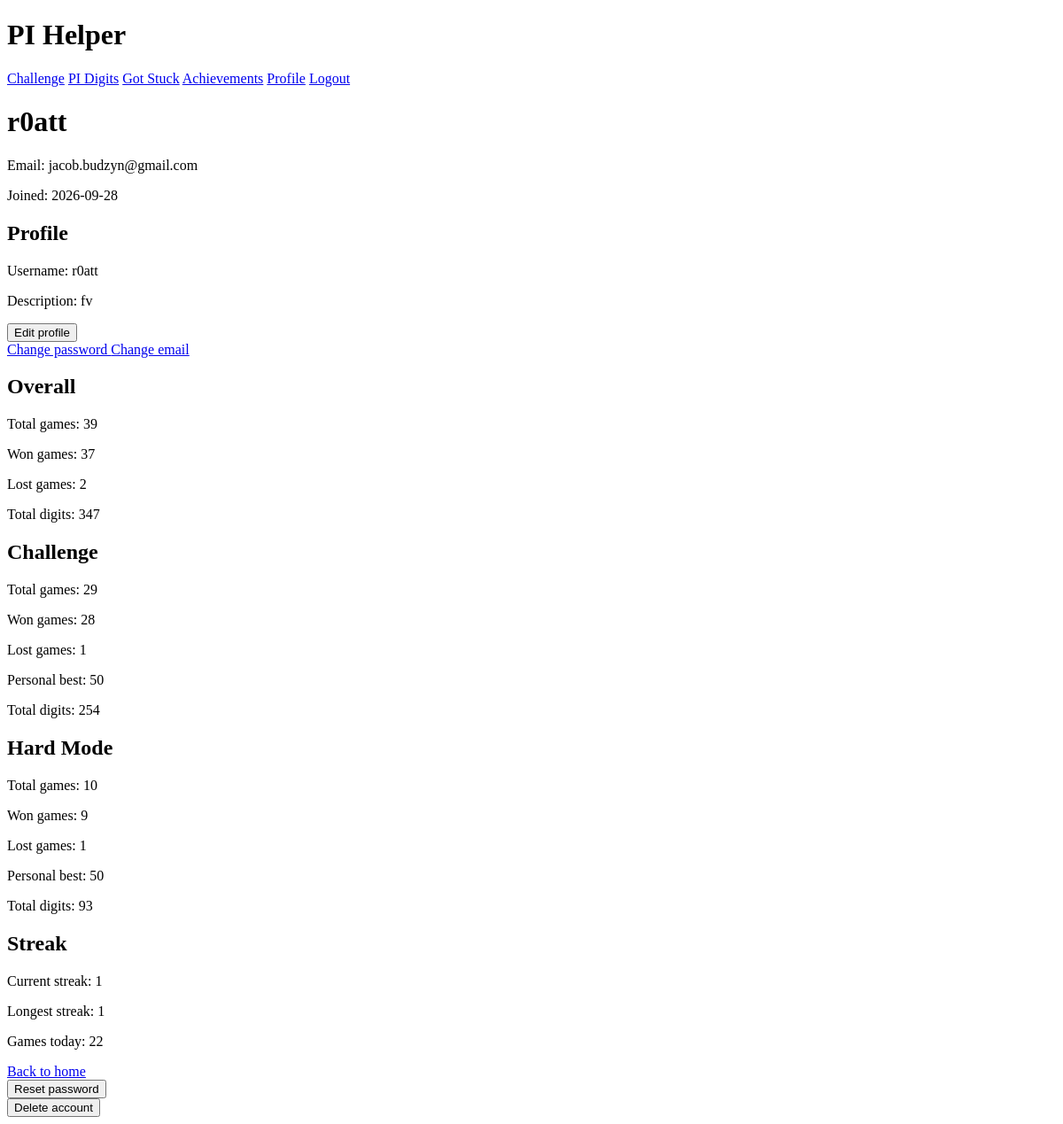
The page /accounts/profile/ (signed in) on the database as committed earlier.
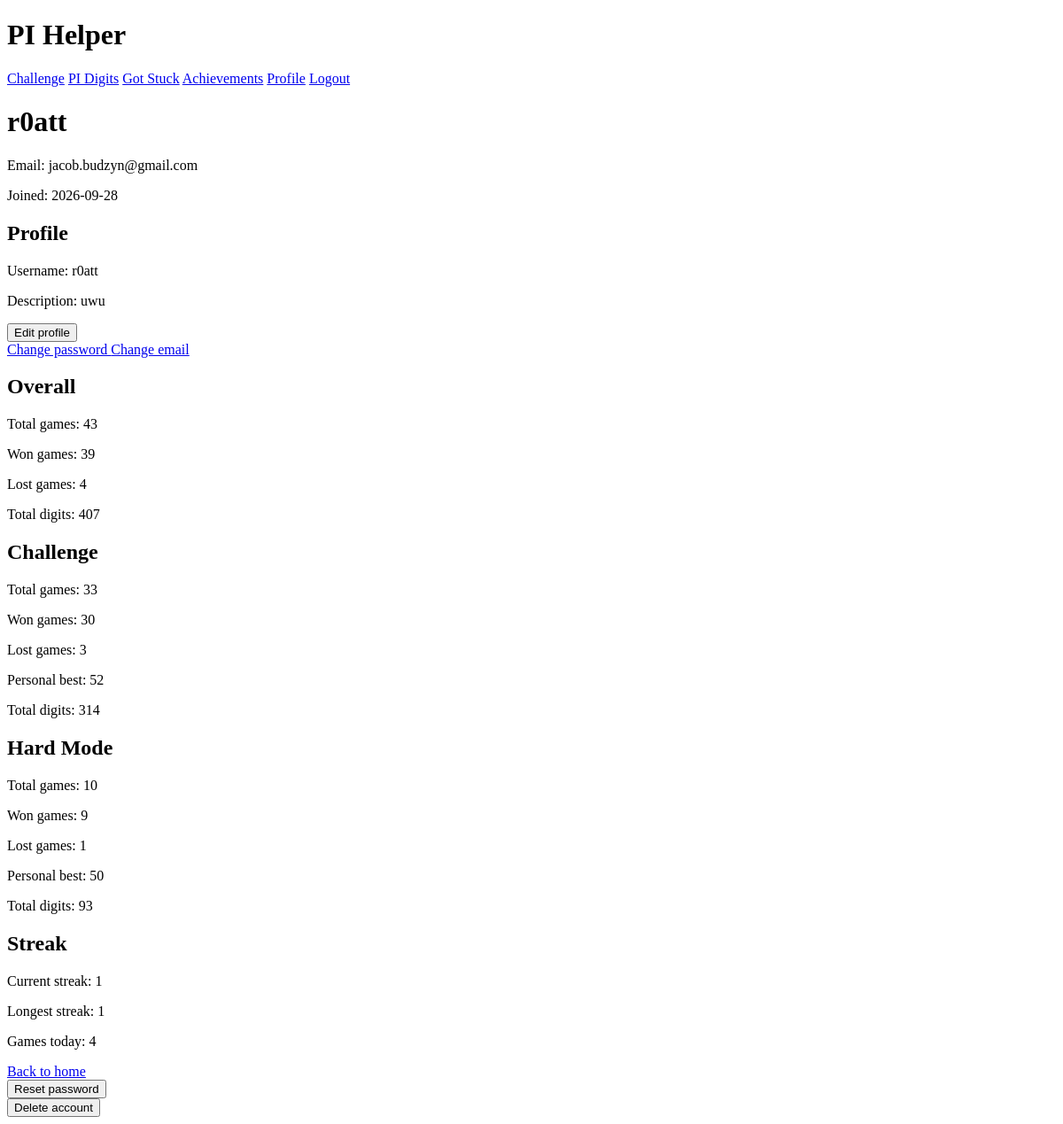
The same page on the database as committed later.
### accounts/models.py (models this page shows, shortened)
class User(AbstractUser):
    email = models.EmailField(unique=True)

class Profile(models.Model):
    user = models.OneToOneField(User, on_delete=models.CASCADE)
    description = models.TextField(
        max_length=999,
        blank=True,
    )
    total_games = models.PositiveIntegerField(default=0)
    total_won_games = models.PositiveIntegerField(default=0)
    total_lost_games = models.PositiveIntegerField(default=0)
    total_digits = models.PositiveIntegerField(default=0)
    challenge_total_games = models.PositiveIntegerField(default=0)
    challenge_won_games = models.PositiveIntegerField(default=0)
    challenge_lost_games = models.PositiveIntegerField(default=0)
    challenge_personal_best = models.PositiveIntegerField(default=0)
    challenge_total_digits = models.PositiveIntegerField(default=0)
    hard_mode_total_games = models.PositiveIntegerField(default=0)
    hard_mode_won_games = models.PositiveIntegerField(default=0)
    hard_mode_lost_games = models.PositiveIntegerField(default=0)
    hard_mode_personal_best = models.PositiveIntegerField(default=0)
    hard_mode_total_digits = models.PositiveIntegerField(default=0)
    day_playing_streak = models.PositiveIntegerField(default=0)
    longest_playing_streak = models.PositiveIntegerField(default=0)
    last_playing_date = models.DateField(null=True, blank=True)
    games_today = models.PositiveIntegerField(default=0)

### accounts/views.py (the view)
# urls.py: path("profile/", profile, name="profile"),
@login_required
def profile(request):
    profile = request.user.profile
    if request.method == "POST":
        profile_form = ProfileForm(
            request.POST,
            instance=profile,
        )
        username_form = UsernameForm(
            request.POST,
            instance=request.user,
        )
        if profile_form.is_valid() and username_form.is_valid():
            profile_form.save()
            username_form.save()
            return redirect("profile")
    else:
        profile_form = ProfileForm(instance=profile)
        username_form = UsernameForm(instance=request.user)
        delete_account_form = DeleteAccountForm(request.user)
    return render(
        request,
        "accounts/profile.html",
        {
            "profile": profile,
            "profile_form": profile_form,
            "username_form": username_form,
            "delete_account_form": delete_account_form,
        },
    )

### accounts/templates/accounts/profile.html (shortened to what this page needs)
{% extends "base.html" %}
{% load static %}
{% block extra_css %}
    <link rel="stylesheet" href="{% static 'css/profile.css' %}?v=3">
{% endblock %}
{% block content %}
    <h1>{{ request.user.username }}</h1>
    <p>Email: {{ request.user.email }}</p>
    <p>Joined: {{ request.user.date_joined|date:"Y-m-d" }}</p>
    <h2>Profile</h2>
    <p>Username: {{ request.user.username }}</p>
    <p>Description: {{ profile.description|default:"No description." }}</p>
    <button type="button" id="edit-profile-button">
        Edit profile
    </button>
    <a href="{% url 'change_password' %}">
        Change password
    </a>
    <a href="{% url 'change_email' %}">
        Change email
    </a>
    <h2>Overall</h2>
    <p>Total games: {{ profile.total_games }}</p>
    <p>Won games: {{ profile.total_won_games }}</p>
    <p>Lost games: {{ profile.total_lost_games }}</p>
    <p>Total digits: {{ profile.total_digits }}</p>
    <h2>Challenge</h2>
    <p>Total games: {{ profile.challenge_total_games }}</p>
    <p>Won games: {{ profile.challenge_won_games }}</p>
    <p>Lost games: {{ profile.challenge_lost_games }}</p>
    <p>Personal best: {{ profile.challenge_personal_best }}</p>
    <p>Total digits: {{ profile.challenge_total_digits }}</p>
    <h2>Hard Mode</h2>
    <p>Total games: {{ profile.hard_mode_total_games }}</p>
    <p>Won games: {{ profile.hard_mode_won_games }}</p>
    <p>Lost games: {{ profile.hard_mode_lost_games }}</p>
    <p>Personal best: {{ profile.hard_mode_personal_best }}</p>
    <p>Total digits: {{ profile.hard_mode_total_digits }}</p>
    <h2>Streak</h2>
    <p>Current streak: {{ profile.day_playing_streak }}</p>
    <p>Longest streak: {{ profile.longest_playing_streak }}</p>
    <p>Games today: {{ profile.games_today }}</p>
    <a href="{% url 'home' %}">Back to home</a>
    <form action="{% url 'password_reset' %}" method="get">
        <button type="submit">Reset password</button>
    </form>
    <button type="button" id="delete-account-button">
        Delete account
    </button>
{% endblock %}

### templates/base.html (shortened to what this page needs)
<!DOCTYPE html>
<html lang="pl">
<head>
    {% block extra_css %}{% endblock %}
</head>
<body>
    <header>
        <h1>PI Helper</h1>
        {% block navigation %}
            <nav>
                <a href="{% url 'challenge' %}">Challenge</a>
                <a href="#">PI Digits</a>
                <a href="#">Got Stuck</a>
                {% if user.is_authenticated %}
                    <a href="#">Achievements</a>
                    <a href="{% url 'profile' %}">Profile</a>
                    <a href="{% url 'logout' %}">Logout</a>
                {% else %}
                    <a href="{% url 'login' %}">Login</a>
                    <a href="{% url 'register' %}">Register</a>
                {% endif %}
            </nav>
        {% endblock %}
    </header>
    <main>
        {% block content %}
        {% endblock %}
    </main>
</body>
</html>

Rows that differ between the two databases and show on the page:
changed Profile: description "fv" → "uwu"; total_games "39" → "43"; total_won_games "37" → "39"; total_lost_games "2" → "4"; total_digits "347" → "407"; challenge_total_games "29" → "33"; challenge_won_games "28" → "30"; challenge_lost_games "1" → "3"; challenge_personal_best "50" → "52"; challenge_total_digits "254" → "314"; games_today "22" → "4"
